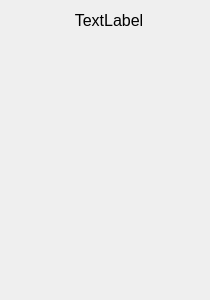
<?xml version="1.0" encoding="UTF-8"?>
<ui version="4.0">
 <class>stuffstatsview</class>
 <widget class="QWidget" name="stuffstatsview">
  <property name="geometry">
   <rect>
    <x>0</x>
    <y>0</y>
    <width>210</width>
    <height>300</height>
   </rect>
  </property>
  <property name="font">
   <font>
    <pointsize>12</pointsize>
   </font>
  </property>
  <property name="windowTitle">
   <string>Form</string>
  </property>
  <widget class="QLabel" name="l_name">
   <property name="geometry">
    <rect>
     <x>9</x>
     <y>10</y>
     <width>200</width>
     <height>20</height>
    </rect>
   </property>
   <property name="text">
    <string>TextLabel</string>
   </property>
   <property name="alignment">
    <set>Qt::AlignCenter</set>
   </property>
  </widget>
 </widget>
 <resources/>
 <connections/>
</ui>
